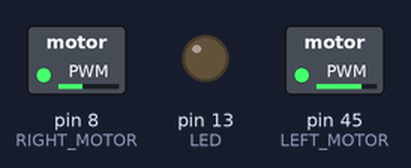
The sketch below on a simulated Arduino Mega 2560, built with avr-gcc and run on an emulated ATmega2560. Parts: switched loads named in the sketch (green lamp = pin HIGH), output pins drawn as LEDs (lit = HIGH).

Above: at 5.35 s.
At 10.95 s:
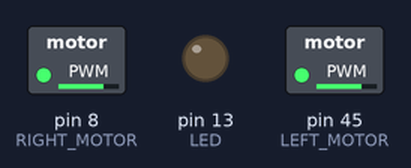
At 17.35 s:
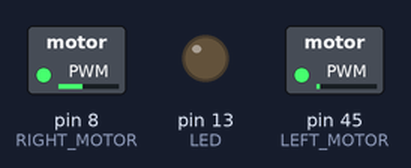
Timing chart, 0 to 37.5 s (numbered marks = the images above):
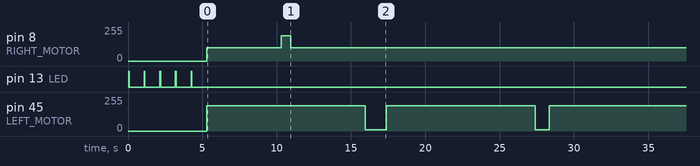

The sketch:

Lab1.ino
```cpp
#include <SoftwareSerial.h>

// Define Constants
#define LEFT_MOTOR      45
#define RIGHT_MOTOR     8
#define LCD_DISPLAY     18
#define LED             13

// Direction constants
#define LEFT_BACKWARD   10
#define LEFT_FORWARD    191.5
#define RIGHT_BACKWARD  191.5
#define RIGHT_FORWARD   100

int STRAIGHT = 0;
int LEFT = 1;
int RIGHT = 2;

SoftwareSerial LCD(0, LCD_DISPLAY);

boolean startMoving = false;


void setup() {
 // Initialize all pins.
 pinMode(LEFT_MOTOR, OUTPUT);
 pinMode(RIGHT_MOTOR, OUTPUT);
 pinMode(LED, OUTPUT);

 LCD.begin(9600);
 displayStudentNumbers();
}

void loop() {
 if (startMoving)
  path2();
  //spin();
}

void backward() {
 analogWrite (LEFT_MOTOR, LEFT_BACKWARD);
}

// Takes 2.79s for full rotation
void rotate(int direction, int degree) {
  if (direction == LEFT) {
    if (degree == 45) {
      analogWrite (LEFT_MOTOR, LEFT_BACKWARD);
      analogWrite (RIGHT_MOTOR, RIGHT_FORWARD);
      delay(475);
      analogWrite(LEFT_MOTOR, 0);
      analogWrite(RIGHT_MOTOR, 0);
    } else if (degree == 90) {
      analogWrite (LEFT_MOTOR, LEFT_BACKWARD);
      analogWrite (RIGHT_MOTOR, RIGHT_FORWARD);
      delay(950);
      analogWrite(LEFT_MOTOR, 0);
      analogWrite(RIGHT_MOTOR, 0);
    }
  } else if (direction == RIGHT) {
    if (degree == 45) {
      analogWrite(LEFT_MOTOR, LEFT_FORWARD);
      analogWrite(RIGHT_MOTOR, RIGHT_BACKWARD);
      delay(325);
      analogWrite(LEFT_MOTOR, 0);
      analogWrite(RIGHT_MOTOR, 0);
    } else if (degree == 90) {
      analogWrite(LEFT_MOTOR, LEFT_FORWARD);
      analogWrite(RIGHT_MOTOR, RIGHT_BACKWARD);
      delay(650);
      analogWrite(LEFT_MOTOR, 0);
      analogWrite(RIGHT_MOTOR, 0);
    }
  }
}

void spin() {
  analogWrite(LEFT_MOTOR, LEFT_FORWARD);
  analogWrite(RIGHT_MOTOR, RIGHT_BACKWARD);
}

void moveForward() {
  analogWrite(LEFT_MOTOR, LEFT_FORWARD);
  analogWrite(RIGHT_MOTOR, RIGHT_FORWARD);
}

void stopMotors() {
  analogWrite(LEFT_MOTOR, 0);
  analogWrite(RIGHT_MOTOR, 0);
}

void path1() {
  moveForward();
  delay(5000);
  rotate(LEFT, 90);
  moveForward();
  delay(5000);
  rotate(RIGHT, 90);
  moveForward();
  delay(5000);
  rotate(RIGHT, 90);
  moveForward();
  delay(5000);
  rotate(LEFT, 90);
  moveForward();
  delay(5000);
  stopMotors();
}

void path2() {
  moveForward();
  delay(5000);
  rotate(RIGHT, 90);
  moveForward();
  delay(5000);
  rotate(LEFT, 90);
  rotate(LEFT, 45);
  moveForward();
  delay(5000);
  rotate(RIGHT, 135);
  moveForward();
  delay(5000);
  rotate(LEFT, 90);
  moveForward();
  delay(5000);
  stopMotors();

}


void displayStudentNumbers() {

 LCD.write(0xFE);
 LCD.write(0x01);
 delay(10);


  LCD.print("8154187, 8248005, 8394837");
  for (int i = 0; i < 5; i++) {
    flashLED();
    delay(1000);
  }

  LCD.write(0xFE);
  LCD.write(0x01);
  delay(10);
  LCD.print("Test");
  startMoving = true;
}

void flashLED() {
  digitalWrite(LED, HIGH);
  delay(50);
  digitalWrite(LED, LOW);
}
```

Measured:
- by itself, pin 8 (RIGHT_MOTOR): repeats every 28.0 s: 191/255 0.65 s, 100/255 27.4 s
- by itself, pin 45 (LEFT_MOTOR): repeats every 28.0 s: 10/255 1.4 s, 191/255 10.0 s, 10/255 0.95 s, 191/255 15.7 s
